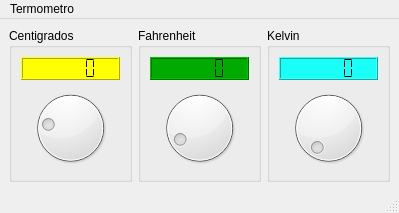
<?xml version="1.0" encoding="UTF-8"?>
<ui version="4.0">
 <class>Termometro</class>
 <widget class="QMainWindow" name="Termometro">
  <property name="geometry">
   <rect>
    <x>0</x>
    <y>0</y>
    <width>399</width>
    <height>213</height>
   </rect>
  </property>
  <property name="windowTitle">
   <string>Termometro</string>
  </property>
  <property name="windowIcon">
   <iconset resource="recursos.qrc">
    <normaloff>:/imagenes/recursos/termometro.png</normaloff>:/imagenes/recursos/termometro.png</iconset>
  </property>
  <widget class="QWidget" name="centralwidget">
   <layout class="QHBoxLayout" name="horizontalLayout">
    <item>
     <layout class="QVBoxLayout" name="verticalLayout_2">
      <item>
       <widget class="QGroupBox" name="groupBox">
        <property name="title">
         <string>Centigrados</string>
        </property>
        <layout class="QVBoxLayout" name="verticalLayout_4">
         <item>
          <widget class="QLCDNumber" name="outCent">
           <property name="styleSheet">
            <string notr="true">background-color: rgb(255, 255, 0);
color: rgb(0, 0, 0);</string>
           </property>
           <property name="segmentStyle">
            <enum>QLCDNumber::Flat</enum>
           </property>
           <property name="value" stdset="0">
            <double>0.000000000000000</double>
           </property>
          </widget>
         </item>
         <item>
          <widget class="QDial" name="cmdCent">
           <property name="minimum">
            <number>-30</number>
           </property>
           <property name="maximum">
            <number>100</number>
           </property>
          </widget>
         </item>
        </layout>
       </widget>
      </item>
     </layout>
    </item>
    <item>
     <layout class="QVBoxLayout" name="verticalLayout_3">
      <item>
       <widget class="QGroupBox" name="groupBox_2">
        <property name="title">
         <string>Fahrenheit</string>
        </property>
        <layout class="QVBoxLayout" name="verticalLayout_5">
         <item>
          <widget class="QLCDNumber" name="outFahr">
           <property name="styleSheet">
            <string notr="true">background-color: rgb(0, 170, 0);
color: rgb(0, 0, 0);</string>
           </property>
           <property name="segmentStyle">
            <enum>QLCDNumber::Flat</enum>
           </property>
           <property name="value" stdset="0">
            <double>0.000000000000000</double>
           </property>
          </widget>
         </item>
         <item>
          <widget class="QDial" name="cmdFahr">
           <property name="minimum">
            <number>-23</number>
           </property>
           <property name="maximum">
            <number>212</number>
           </property>
          </widget>
         </item>
        </layout>
       </widget>
      </item>
     </layout>
    </item>
    <item>
     <layout class="QVBoxLayout" name="verticalLayout_7">
      <item>
       <widget class="QGroupBox" name="groupBox_3">
        <property name="title">
         <string>Kelvin</string>
        </property>
        <layout class="QVBoxLayout" name="verticalLayout_8">
         <item>
          <widget class="QLCDNumber" name="outKel">
           <property name="styleSheet">
            <string notr="true">background-color: rgb(25, 255, 247);
color: rgb(0, 0, 0);</string>
           </property>
           <property name="segmentStyle">
            <enum>QLCDNumber::Flat</enum>
           </property>
          </widget>
         </item>
         <item>
          <widget class="QDial" name="cmdKel">
           <property name="minimum">
            <number>243</number>
           </property>
           <property name="maximum">
            <number>374</number>
           </property>
           <property name="value">
            <number>243</number>
           </property>
          </widget>
         </item>
        </layout>
       </widget>
      </item>
     </layout>
    </item>
   </layout>
  </widget>
  <widget class="QMenuBar" name="menubar">
   <property name="geometry">
    <rect>
     <x>0</x>
     <y>0</y>
     <width>399</width>
     <height>21</height>
    </rect>
   </property>
   <widget class="QMenu" name="menuTermometro">
    <property name="title">
     <string>Termometro</string>
    </property>
   </widget>
   <addaction name="menuTermometro"/>
  </widget>
  <widget class="QStatusBar" name="statusbar"/>
 </widget>
 <resources>
  <include location="recursos.qrc"/>
 </resources>
 <connections>
  <connection>
   <sender>cmdCent</sender>
   <signal>valueChanged(int)</signal>
   <receiver>outCent</receiver>
   <slot>display(int)</slot>
   <hints>
    <hint type="sourcelabel">
     <x>53</x>
     <y>143</y>
    </hint>
    <hint type="destinationlabel">
     <x>53</x>
     <y>73</y>
    </hint>
   </hints>
  </connection>
  <connection>
   <sender>cmdFahr</sender>
   <signal>valueChanged(int)</signal>
   <receiver>outFahr</receiver>
   <slot>display(int)</slot>
   <hints>
    <hint type="sourcelabel">
     <x>149</x>
     <y>143</y>
    </hint>
    <hint type="destinationlabel">
     <x>149</x>
     <y>73</y>
    </hint>
   </hints>
  </connection>
  <connection>
   <sender>cmdKel</sender>
   <signal>valueChanged(int)</signal>
   <receiver>outKel</receiver>
   <slot>display(int)</slot>
   <hints>
    <hint type="sourcelabel">
     <x>245</x>
     <y>143</y>
    </hint>
    <hint type="destinationlabel">
     <x>245</x>
     <y>73</y>
    </hint>
   </hints>
  </connection>
 </connections>
</ui>
